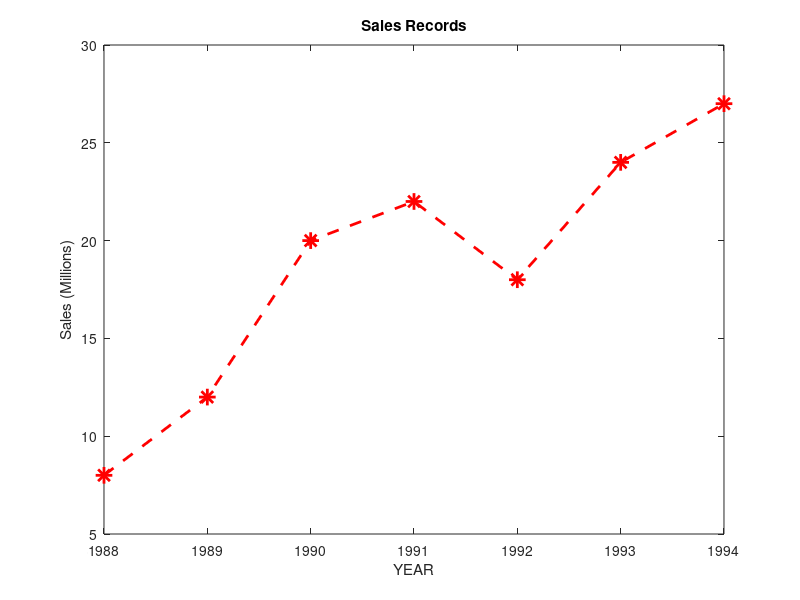

This figure's MATLAB source:
yr = [1988:1:1994]
sle = [8 12 20 22 18 24 27 ]
plot(yr, sle, '--r*', 'linewidth', 2, 'markersize', 12)
xlabel('YEAR')
ylabel('Sales (Millions)')
title('Sales Records')